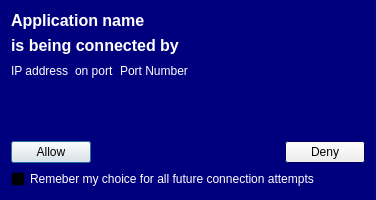
<?xml version="1.0" encoding="UTF-8"?>
<ui version="4.0">
 <class>DialogIn</class>
 <widget class="QDialog" name="DialogIn">
  <property name="geometry">
   <rect>
    <x>0</x>
    <y>0</y>
    <width>376</width>
    <height>200</height>
   </rect>
  </property>
  <property name="palette">
   <palette>
    <active>
     <colorrole role="Base">
      <brush brushstyle="SolidPattern">
       <color alpha="255">
        <red>0</red>
        <green>0</green>
        <blue>127</blue>
       </color>
      </brush>
     </colorrole>
     <colorrole role="Window">
      <brush brushstyle="SolidPattern">
       <color alpha="255">
        <red>0</red>
        <green>0</green>
        <blue>127</blue>
       </color>
      </brush>
     </colorrole>
    </active>
    <inactive>
     <colorrole role="Base">
      <brush brushstyle="SolidPattern">
       <color alpha="255">
        <red>0</red>
        <green>0</green>
        <blue>127</blue>
       </color>
      </brush>
     </colorrole>
     <colorrole role="Window">
      <brush brushstyle="SolidPattern">
       <color alpha="255">
        <red>0</red>
        <green>0</green>
        <blue>127</blue>
       </color>
      </brush>
     </colorrole>
    </inactive>
    <disabled>
     <colorrole role="Base">
      <brush brushstyle="SolidPattern">
       <color alpha="255">
        <red>0</red>
        <green>0</green>
        <blue>127</blue>
       </color>
      </brush>
     </colorrole>
     <colorrole role="Window">
      <brush brushstyle="SolidPattern">
       <color alpha="255">
        <red>0</red>
        <green>0</green>
        <blue>127</blue>
       </color>
      </brush>
     </colorrole>
    </disabled>
   </palette>
  </property>
  <property name="windowTitle">
   <string>Dialog</string>
  </property>
  <property name="windowIcon">
   <iconset resource="resource.qrc">
    <normaloff>:/pics/pic.jpg</normaloff>:/pics/pic.jpg</iconset>
  </property>
  <layout class="QFormLayout" name="formLayout">
   <item row="1" column="0">
    <widget class="QCheckBox" name="checkBox">
     <property name="palette">
      <palette>
       <active>
        <colorrole role="WindowText">
         <brush brushstyle="SolidPattern">
          <color alpha="255">
           <red>255</red>
           <green>255</green>
           <blue>255</blue>
          </color>
         </brush>
        </colorrole>
        <colorrole role="Light">
         <brush brushstyle="SolidPattern">
          <color alpha="255">
           <red>0</red>
           <green>0</green>
           <blue>0</blue>
          </color>
         </brush>
        </colorrole>
        <colorrole role="Text">
         <brush brushstyle="SolidPattern">
          <color alpha="255">
           <red>255</red>
           <green>255</green>
           <blue>255</blue>
          </color>
         </brush>
        </colorrole>
        <colorrole role="BrightText">
         <brush brushstyle="SolidPattern">
          <color alpha="255">
           <red>255</red>
           <green>255</green>
           <blue>255</blue>
          </color>
         </brush>
        </colorrole>
        <colorrole role="Base">
         <brush brushstyle="SolidPattern">
          <color alpha="255">
           <red>0</red>
           <green>0</green>
           <blue>0</blue>
          </color>
         </brush>
        </colorrole>
        <colorrole role="HighlightedText">
         <brush brushstyle="SolidPattern">
          <color alpha="255">
           <red>255</red>
           <green>255</green>
           <blue>255</blue>
          </color>
         </brush>
        </colorrole>
        <colorrole role="ToolTipBase">
         <brush brushstyle="SolidPattern">
          <color alpha="255">
           <red>0</red>
           <green>0</green>
           <blue>0</blue>
          </color>
         </brush>
        </colorrole>
       </active>
       <inactive>
        <colorrole role="WindowText">
         <brush brushstyle="SolidPattern">
          <color alpha="255">
           <red>255</red>
           <green>255</green>
           <blue>255</blue>
          </color>
         </brush>
        </colorrole>
        <colorrole role="Light">
         <brush brushstyle="SolidPattern">
          <color alpha="255">
           <red>0</red>
           <green>0</green>
           <blue>0</blue>
          </color>
         </brush>
        </colorrole>
        <colorrole role="Text">
         <brush brushstyle="SolidPattern">
          <color alpha="255">
           <red>255</red>
           <green>255</green>
           <blue>255</blue>
          </color>
         </brush>
        </colorrole>
        <colorrole role="BrightText">
         <brush brushstyle="SolidPattern">
          <color alpha="255">
           <red>255</red>
           <green>255</green>
           <blue>255</blue>
          </color>
         </brush>
        </colorrole>
        <colorrole role="Base">
         <brush brushstyle="SolidPattern">
          <color alpha="255">
           <red>0</red>
           <green>0</green>
           <blue>0</blue>
          </color>
         </brush>
        </colorrole>
        <colorrole role="HighlightedText">
         <brush brushstyle="SolidPattern">
          <color alpha="255">
           <red>255</red>
           <green>255</green>
           <blue>255</blue>
          </color>
         </brush>
        </colorrole>
        <colorrole role="ToolTipBase">
         <brush brushstyle="SolidPattern">
          <color alpha="255">
           <red>0</red>
           <green>0</green>
           <blue>0</blue>
          </color>
         </brush>
        </colorrole>
       </inactive>
       <disabled>
        <colorrole role="WindowText">
         <brush brushstyle="SolidPattern">
          <color alpha="255">
           <red>106</red>
           <green>104</green>
           <blue>100</blue>
          </color>
         </brush>
        </colorrole>
        <colorrole role="Light">
         <brush brushstyle="SolidPattern">
          <color alpha="255">
           <red>0</red>
           <green>0</green>
           <blue>0</blue>
          </color>
         </brush>
        </colorrole>
        <colorrole role="Text">
         <brush brushstyle="SolidPattern">
          <color alpha="255">
           <red>106</red>
           <green>104</green>
           <blue>100</blue>
          </color>
         </brush>
        </colorrole>
        <colorrole role="BrightText">
         <brush brushstyle="SolidPattern">
          <color alpha="255">
           <red>255</red>
           <green>255</green>
           <blue>255</blue>
          </color>
         </brush>
        </colorrole>
        <colorrole role="Base">
         <brush brushstyle="SolidPattern">
          <color alpha="255">
           <red>0</red>
           <green>0</green>
           <blue>127</blue>
          </color>
         </brush>
        </colorrole>
        <colorrole role="HighlightedText">
         <brush brushstyle="SolidPattern">
          <color alpha="255">
           <red>255</red>
           <green>255</green>
           <blue>255</blue>
          </color>
         </brush>
        </colorrole>
        <colorrole role="ToolTipBase">
         <brush brushstyle="SolidPattern">
          <color alpha="255">
           <red>0</red>
           <green>0</green>
           <blue>0</blue>
          </color>
         </brush>
        </colorrole>
       </disabled>
      </palette>
     </property>
     <property name="text">
      <string>Remeber my choice for all future connection attempts</string>
     </property>
    </widget>
   </item>
   <item row="0" column="0" colspan="2">
    <layout class="QVBoxLayout" name="verticalLayout">
     <item>
      <widget class="QLabel" name="label_name">
       <property name="palette">
        <palette>
         <active>
          <colorrole role="WindowText">
           <brush brushstyle="SolidPattern">
            <color alpha="255">
             <red>255</red>
             <green>255</green>
             <blue>255</blue>
            </color>
           </brush>
          </colorrole>
         </active>
         <inactive>
          <colorrole role="WindowText">
           <brush brushstyle="SolidPattern">
            <color alpha="255">
             <red>255</red>
             <green>255</green>
             <blue>255</blue>
            </color>
           </brush>
          </colorrole>
         </inactive>
         <disabled>
          <colorrole role="WindowText">
           <brush brushstyle="SolidPattern">
            <color alpha="255">
             <red>106</red>
             <green>104</green>
             <blue>100</blue>
            </color>
           </brush>
          </colorrole>
         </disabled>
        </palette>
       </property>
       <property name="font">
        <font>
         <pointsize>12</pointsize>
         <weight>75</weight>
         <bold>true</bold>
        </font>
       </property>
       <property name="text">
        <string>Application name</string>
       </property>
       <property name="wordWrap">
        <bool>true</bool>
       </property>
      </widget>
     </item>
     <item>
      <widget class="QLabel" name="label_text">
       <property name="palette">
        <palette>
         <active>
          <colorrole role="WindowText">
           <brush brushstyle="SolidPattern">
            <color alpha="255">
             <red>255</red>
             <green>255</green>
             <blue>255</blue>
            </color>
           </brush>
          </colorrole>
         </active>
         <inactive>
          <colorrole role="WindowText">
           <brush brushstyle="SolidPattern">
            <color alpha="255">
             <red>255</red>
             <green>255</green>
             <blue>255</blue>
            </color>
           </brush>
          </colorrole>
         </inactive>
         <disabled>
          <colorrole role="WindowText">
           <brush brushstyle="SolidPattern">
            <color alpha="255">
             <red>106</red>
             <green>104</green>
             <blue>100</blue>
            </color>
           </brush>
          </colorrole>
         </disabled>
        </palette>
       </property>
       <property name="font">
        <font>
         <pointsize>12</pointsize>
         <weight>75</weight>
         <bold>true</bold>
        </font>
       </property>
       <property name="text">
        <string>is being connected by</string>
       </property>
      </widget>
     </item>
     <item>
      <layout class="QHBoxLayout" name="horizontalLayout_2">
       <item>
        <widget class="QLabel" name="label_ip">
         <property name="palette">
          <palette>
           <active>
            <colorrole role="WindowText">
             <brush brushstyle="SolidPattern">
              <color alpha="255">
               <red>255</red>
               <green>255</green>
               <blue>255</blue>
              </color>
             </brush>
            </colorrole>
            <colorrole role="Text">
             <brush brushstyle="SolidPattern">
              <color alpha="255">
               <red>255</red>
               <green>255</green>
               <blue>255</blue>
              </color>
             </brush>
            </colorrole>
           </active>
           <inactive>
            <colorrole role="WindowText">
             <brush brushstyle="SolidPattern">
              <color alpha="255">
               <red>255</red>
               <green>255</green>
               <blue>255</blue>
              </color>
             </brush>
            </colorrole>
            <colorrole role="Text">
             <brush brushstyle="SolidPattern">
              <color alpha="255">
               <red>255</red>
               <green>255</green>
               <blue>255</blue>
              </color>
             </brush>
            </colorrole>
           </inactive>
           <disabled>
            <colorrole role="WindowText">
             <brush brushstyle="SolidPattern">
              <color alpha="255">
               <red>106</red>
               <green>104</green>
               <blue>100</blue>
              </color>
             </brush>
            </colorrole>
            <colorrole role="Text">
             <brush brushstyle="SolidPattern">
              <color alpha="255">
               <red>106</red>
               <green>104</green>
               <blue>100</blue>
              </color>
             </brush>
            </colorrole>
           </disabled>
          </palette>
         </property>
         <property name="text">
          <string>IP address</string>
         </property>
         <property name="textFormat">
          <enum>Qt::PlainText</enum>
         </property>
        </widget>
       </item>
       <item>
        <widget class="QLabel" name="label_text2">
         <property name="palette">
          <palette>
           <active>
            <colorrole role="WindowText">
             <brush brushstyle="SolidPattern">
              <color alpha="255">
               <red>255</red>
               <green>255</green>
               <blue>255</blue>
              </color>
             </brush>
            </colorrole>
           </active>
           <inactive>
            <colorrole role="WindowText">
             <brush brushstyle="SolidPattern">
              <color alpha="255">
               <red>255</red>
               <green>255</green>
               <blue>255</blue>
              </color>
             </brush>
            </colorrole>
           </inactive>
           <disabled>
            <colorrole role="WindowText">
             <brush brushstyle="SolidPattern">
              <color alpha="255">
               <red>106</red>
               <green>104</green>
               <blue>100</blue>
              </color>
             </brush>
            </colorrole>
           </disabled>
          </palette>
         </property>
         <property name="text">
          <string>on port</string>
         </property>
        </widget>
       </item>
       <item>
        <widget class="QLabel" name="label_port">
         <property name="palette">
          <palette>
           <active>
            <colorrole role="WindowText">
             <brush brushstyle="SolidPattern">
              <color alpha="255">
               <red>255</red>
               <green>255</green>
               <blue>255</blue>
              </color>
             </brush>
            </colorrole>
           </active>
           <inactive>
            <colorrole role="WindowText">
             <brush brushstyle="SolidPattern">
              <color alpha="255">
               <red>255</red>
               <green>255</green>
               <blue>255</blue>
              </color>
             </brush>
            </colorrole>
           </inactive>
           <disabled>
            <colorrole role="WindowText">
             <brush brushstyle="SolidPattern">
              <color alpha="255">
               <red>106</red>
               <green>104</green>
               <blue>100</blue>
              </color>
             </brush>
            </colorrole>
           </disabled>
          </palette>
         </property>
         <property name="text">
          <string>Port Number</string>
         </property>
        </widget>
       </item>
       <item>
        <spacer name="horizontalSpacer">
         <property name="orientation">
          <enum>Qt::Horizontal</enum>
         </property>
         <property name="sizeHint" stdset="0">
          <size>
           <width>40</width>
           <height>20</height>
          </size>
         </property>
        </spacer>
       </item>
      </layout>
     </item>
     <item>
      <spacer name="verticalSpacer">
       <property name="orientation">
        <enum>Qt::Vertical</enum>
       </property>
       <property name="sizeHint" stdset="0">
        <size>
         <width>20</width>
         <height>40</height>
        </size>
       </property>
      </spacer>
     </item>
     <item>
      <layout class="QHBoxLayout" name="horizontalLayout">
       <item>
        <widget class="QPushButton" name="pushButton_allow">
         <property name="text">
          <string>Allow</string>
         </property>
        </widget>
       </item>
       <item>
        <spacer name="horizontalSpacer_2">
         <property name="orientation">
          <enum>Qt::Horizontal</enum>
         </property>
         <property name="sizeHint" stdset="0">
          <size>
           <width>40</width>
           <height>20</height>
          </size>
         </property>
        </spacer>
       </item>
       <item>
        <widget class="QPushButton" name="pushButton_deny">
         <property name="text">
          <string>Deny</string>
         </property>
        </widget>
       </item>
      </layout>
     </item>
    </layout>
   </item>
  </layout>
  <action name="actionOop">
   <property name="checkable">
    <bool>true</bool>
   </property>
   <property name="text">
    <string>oop</string>
   </property>
   <property name="toolTip">
    <string>&lt;!DOCTYPE HTML PUBLIC &quot;-//W3C//DTD HTML 4.0//EN&quot; &quot;http://www.w3.org/TR/REC-html40/strict.dtd&quot;&gt;
&lt;html&gt;&lt;head&gt;&lt;meta name=&quot;qrichtext&quot; content=&quot;1&quot; /&gt;&lt;style type=&quot;text/css&quot;&gt;
p, li { white-space: pre-wrap; }
&lt;/style&gt;&lt;/head&gt;&lt;body style=&quot; font-family:'Sans Serif'; font-size:9pt; font-weight:400; font-style:normal;&quot;&gt;
&lt;table style=&quot;-qt-table-type: root; margin-top:4px; margin-bottom:4px; margin-left:4px; margin-right:4px;&quot;&gt;
&lt;tr&gt;
&lt;td style=&quot;border: none;&quot;&gt;
&lt;p style=&quot; margin-top:0px; margin-bottom:0px; margin-left:0px; margin-right:0px; -qt-block-indent:0; text-indent:0px;&quot;&gt;klkllk&lt;span style=&quot; font-weight:600;&quot;&gt;kkkkkk&lt;/span&gt;&lt;/p&gt;&lt;/td&gt;&lt;/tr&gt;&lt;/table&gt;&lt;/body&gt;&lt;/html&gt;</string>
   </property>
  </action>
 </widget>
 <resources>
  <include location="resource.qrc"/>
 </resources>
 <connections>
  <connection>
   <sender>pushButton_allow</sender>
   <signal>clicked()</signal>
   <receiver>DialogIn</receiver>
   <slot>hide()</slot>
   <hints>
    <hint type="sourcelabel">
     <x>349</x>
     <y>204</y>
    </hint>
    <hint type="destinationlabel">
     <x>259</x>
     <y>114</y>
    </hint>
   </hints>
  </connection>
  <connection>
   <sender>pushButton_deny</sender>
   <signal>clicked()</signal>
   <receiver>DialogIn</receiver>
   <slot>hide()</slot>
   <hints>
    <hint type="sourcelabel">
     <x>451</x>
     <y>204</y>
    </hint>
    <hint type="destinationlabel">
     <x>259</x>
     <y>114</y>
    </hint>
   </hints>
  </connection>
 </connections>
</ui>
